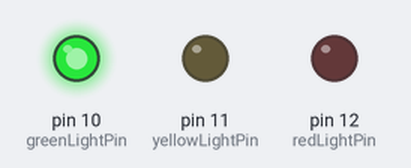
Bench run of a sketch on a simulated Arduino Uno, built with avr-gcc and run on an emulated ATmega328P. Parts: output pins drawn as LEDs (lit = HIGH).

Above: at 1.0 s.
At 2.2 s:
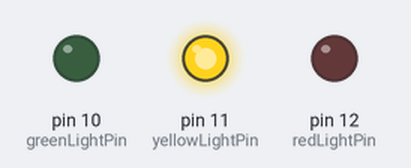
At 3.5 s:
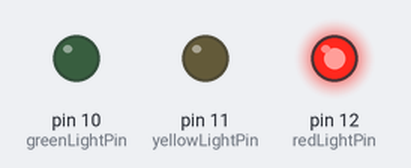
Timing chart, 0 to 5.9 s (numbered marks = the images above):
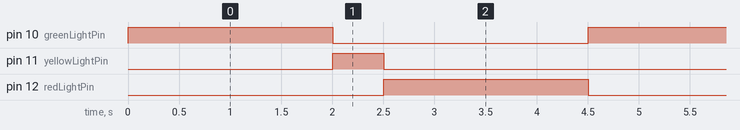

Measured:
- by itself, pin 10 (greenLightPin), pin 12 (redLightPin): alternates HIGH for 2.0 s and LOW for 2.5 s
- by itself, pin 11 (yellowLightPin): alternates HIGH for 0.50 s and LOW for 4.0 s
- by itself, everything shown: repeats every 4.5 s, in 3 steps

The sketch:

TrafficLight_0.ino
```cpp
const int redLightPin = 12; // Set the red light's pin number.
const int yellowLightPin = 11; // Set the yellow light's pin number.
const int greenLightPin = 10; // Set the green light's pin number.

// Create constant values (they can't be changed) that represent our 3 discrete states.
const int STATE_RED = 0;
const int STATE_GREEN = 1;
const int STATE_YELLOW = 2;

// Keep a variable that represents the current state and start it out with the red state.
int state = STATE_RED;

// This is a variable that keeps the time (in milliseconds) when next transition should happen.
long nextTransitionTime = 0;

void setup() {
  pinMode(redLightPin, OUTPUT); // Tell the Arduino that the redLightPin is an output pin.
  pinMode(yellowLightPin, OUTPUT); // Tell the Arduino that the yellowLightPin is an output pin.
  pinMode(greenLightPin, OUTPUT); // Tell the Arduino that the greenLightPin is an output pin.
}

void loop() {
  checkTransition(); // Call our main check transition function.
}


void checkTransition() {
  // If the state is red ...
  if (state == STATE_RED)
  {
    // ... and the timer is complete ...
    if (timerComplete() == true)
    {
      // ... transition to green.
      transitionToGreen();
    }
  }
  else if (state == STATE_YELLOW) // ... otherwise if the state is yellow ...
  {
    // ... and the timer is complete ...
    if (timerComplete() == true)
    {
      // ... transition to red.
      transitionToRed();
    }
  }
  else if (state == STATE_GREEN) // ... otherwise if the state is green ...
  {
    // ... and the timer is complete ...
    if (timerComplete() == true)
    {
      // ... transition to yellow.
      transitionToYellow();
    }
  }
}


void transitionToGreen() {
  long timeNow = millis(); // Sets the timeNow variable to the current number of elapsed milliseconds since the program start.
  nextTransitionTime = timeNow + 2000; // Add 2000 ms to the timeNow and that will be our next transition time.
  state = STATE_GREEN;

  digitalWrite(redLightPin, LOW); // Turn off the red light.
  digitalWrite(yellowLightPin, LOW); // Turn off the yellow light.
  digitalWrite(greenLightPin, HIGH); // Turn ON the green light.
}


void transitionToYellow() {
  long timeNow = millis(); // Sets the timeNow variable to the current number of elapsed milliseconds since the program start.
  nextTransitionTime = timeNow + 500; // Add 500 ms to the timeNow and that will be our next transition time.
  state = STATE_YELLOW;

  digitalWrite(redLightPin, LOW); // Turn off the red light.
  digitalWrite(yellowLightPin, HIGH); // Turn ON the yellow light.
  digitalWrite(greenLightPin, LOW); // Turn off the green light.
}


void transitionToRed() {
  long timeNow = millis(); // Sets the timeNow variable to the current number of elapsed milliseconds since the program start.
  nextTransitionTime = timeNow + 2000; // Add 2000 ms to the timeNow and that will be our next transition time.
  state = STATE_RED;

  digitalWrite(redLightPin, HIGH); // Turn ON the red light.
  digitalWrite(yellowLightPin, LOW); // Turn off the yellow light.
  digitalWrite(greenLightPin, LOW); // Turn off the green light.
}


bool timerComplete() {
  long timeNow = millis(); // Sets the timeNow variable to the current number of elapsed milliseconds since the program start.

  // If the timeNow is great than the nextTransitionTime, then ...
  if (timeNow > nextTransitionTime)
  {
    // ... return true.
    return true;
  }
  else // ... otherwise ...
  {
    /// ... return false.
    return false;
  }
}
```
